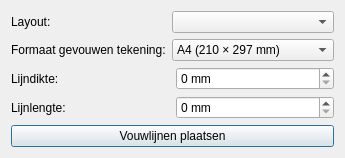
<?xml version="1.0" encoding="UTF-8"?>
<ui version="4.0">
 <class>FoldingDialog</class>
 <widget class="QDialog" name="FoldingDialog">
  <property name="windowTitle">
   <string>Place Folding Marks</string>
  </property>
  <layout class="QVBoxLayout" name="verticalLayout">
   <item>
    <layout class="QGridLayout" name="gridLayout">
     <item row="0" column="0">
      <widget class="QLabel" name="labelLayout">
       <property name="text">
        <string>Layout:</string>
       </property>
      </widget>
     </item>
     <item row="0" column="1">
      <widget class="QComboBox" name="comboLayout"/>
     </item>
     <item row="1" column="0">
      <widget class="QLabel" name="labelPaperSize">
       <property name="text">
        <string>Formaat gevouwen tekening:</string>
       </property>
      </widget>
     </item>
     <item row="1" column="1">
      <widget class="QComboBox" name="comboPaperSize">
       <item>
        <property name="text">
         <string>A4 (210 × 297 mm)</string>
        </property>
       </item>
       <item>
        <property name="text">
         <string>US Letter (8.5 × 11 inch)</string>
        </property>
       </item>
       <item>
        <property name="text">
         <string>US Legal (8.5 × 14 inch)</string>
        </property>
       </item>
      </widget>
     </item>
     <!---
     <item row="2" column="0">
      <widget class="QLabel" name="labelPaperWeight">
       <property name="text">
        <string>Papiersoort:</string>
       </property>
      </widget>
     </item>
     <item row="2" column="1">
      <widget class="QComboBox" name="comboPaperWeight">
       <item>
        <property name="text">
         <string>Dun (80g/m²)</string>
        </property>
       </item>
       <item>
        <property name="text">
         <string>Normaal (120g/m²)</string>
        </property>
       </item>
       <item>
        <property name="text">
         <string>Dik (200g/m²)</string>
        </property>
       </item>
      </widget>
     </item> -->
    </layout>
   </item>
   <item>
    <layout class="QHBoxLayout" name="lineThicknessLayout">
     <item>
      <widget class="QLabel" name="labelLineThickness">
       <property name="text">
        <string>Lijndikte:</string>
       </property>
      </widget>
     </item>
     <item>
      <widget class="QSpinBox" name="spinLineThickness">
       <property name="suffix">
        <string> mm</string>
       </property>
      </widget>
     </item>
    </layout>
   </item>
   <item>
    <layout class="QHBoxLayout" name="lineLengthLayout">
     <item>
      <widget class="QLabel" name="labelLineLength">
       <property name="text">
        <string>Lijnlengte:</string>
       </property>
      </widget>
     </item>
     <item>
      <widget class="QSpinBox" name="spinLineLength">
       <property name="suffix">
        <string> mm</string>
       </property>
      </widget>
     </item>
    </layout>
   </item>
   <item>
    <widget class="QPushButton" name="btnPlaceMarks">
     <property name="text">
      <string>Vouwlijnen plaatsen</string>
     </property>
    </widget>
   </item>
  </layout>
 </widget>
 <resources/>
 <connections/>
</ui>
